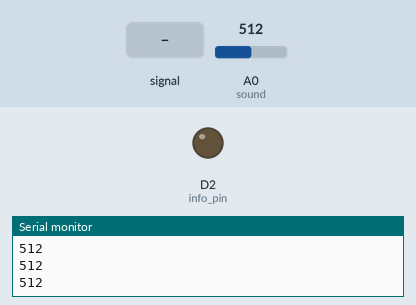
The sketch below on a simulated ESP8266 (NodeMCU). Shown: output pins drawn as LEDs (lit = HIGH), the last lines printed to the serial monitor. Inputs (shaded band) come from the test bench; at power-on: A0 (sound) = 512. WiFi joins after 1.5 s; servers stay silent unless stated; web services answer with replies made up by the test bench.

Above: at 2.7 s.
2.8 s: A0 (sound) fed a 200 Hz sine of ±255 counts around its level
At 15.5 s:
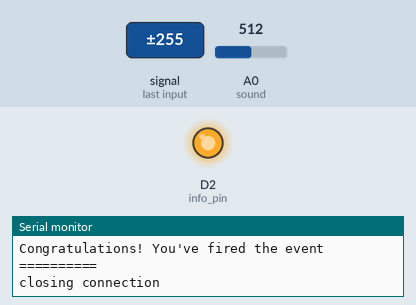
Timing chart, 0 to 30.3 s (numbered marks = the images above; inputs shaded):
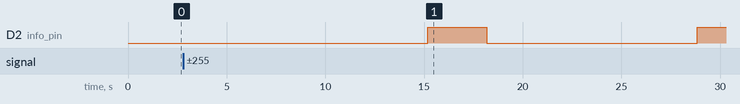

The sketch:

sound_info.ino
```cpp
#include <ESP8266WiFi.h>
#include <WiFiClientSecure.h>

const char* ssid = "ssid_name";
const char* password = "password";

const char* host = "maker.ifttt.com";
const int httpsPort = 443;
int sound = A0;
int val = 0;
int info_pin = D2;
void setup() {
  Serial.begin(115200);
  pinMode(sound, INPUT);
  pinMode(info_pin, OUTPUT);
  digitalWrite(info_pin, LOW);
  Serial.print("connecting to ");
  Serial.println(ssid);
  WiFi.begin(ssid, password);
  while (WiFi.status() != WL_CONNECTED) {
    delay(500);
    Serial.print(".");
  }
  Serial.println("");
  Serial.println("WiFi connected");
  Serial.println("IP address: ");
  Serial.println(WiFi.localIP());

}

void loop() {
  val = analogRead(sound);
  Serial.println(val);
  delay(200);
  if(val>685){
    BearSSL::WiFiClientSecure client;
  const int API_TIMEOUT = 10000;  //keep it long if you want to receive headers from client
  client.setInsecure();
  client.setTimeout(API_TIMEOUT);

  Serial.print("connecting to ");
  Serial.println(host);
  if (!client.connect(host, httpsPort)) {
    Serial.println("connection failed");
    return;
  }

  String url = "/trigger/esp/with/key/hxJ7O-vJCkfIWeEhzNfI1A-uufDhXXXXXXXXXXX";
  Serial.print("requesting URL: ");
  Serial.println(url);

  client.print(String("GET ") + url + " HTTP/1.1\r\n" +
               "Host: " + host + "\r\n" +
               "User-Agent: BuildFailureDetectorESP8266\r\n" +
               "Connection: close\r\n\r\n");

  Serial.println("request sent");
  while (client.connected()) {
    String line = client.readStringUntil('\n');
    if (line == "\r") {
      Serial.println("headers received");
      break;
    }
  }
  String line = client.readStringUntil('\n');

  Serial.println("reply was:");
  Serial.println("==========");
  Serial.println(line);
  Serial.println("==========");
  Serial.println("closing connection");
  digitalWrite(info_pin, HIGH);
  delay(3000);
  digitalWrite(info_pin, LOW);
  }

}
```

Measured:
- after the input at 2.8 s, D2 (info_pin): LOW → HIGH after 12.4 s, → LOW 3.0 s later, → HIGH 10.7 s later
